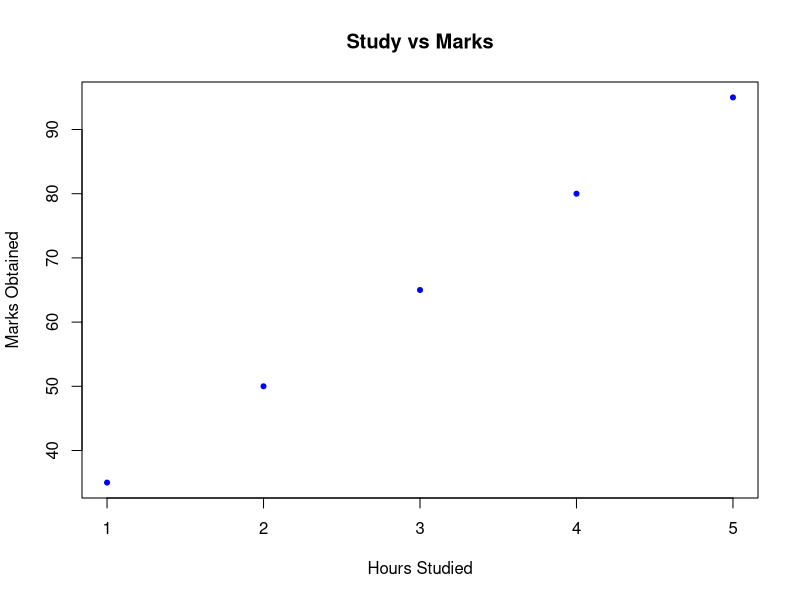
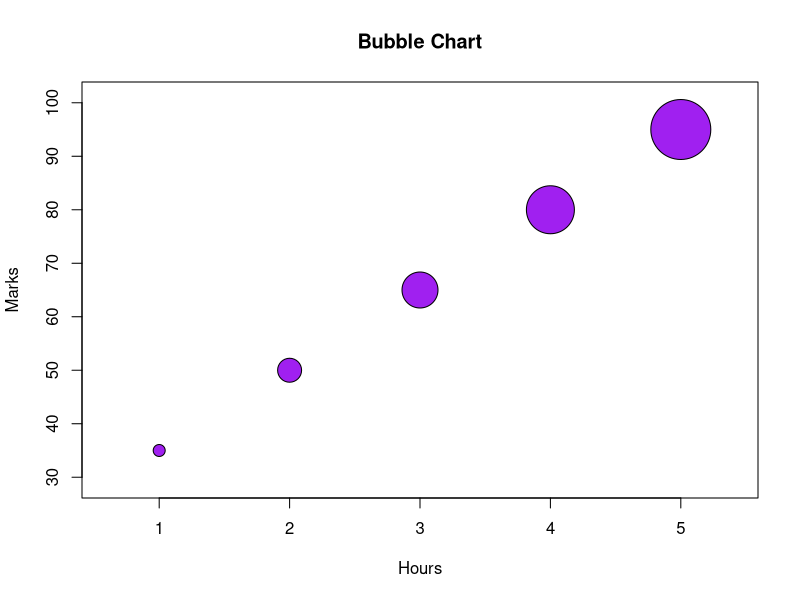
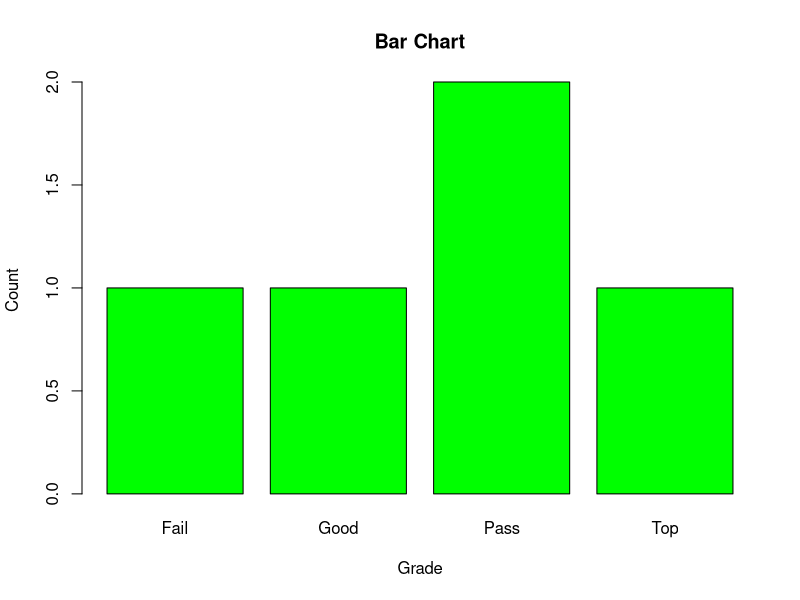
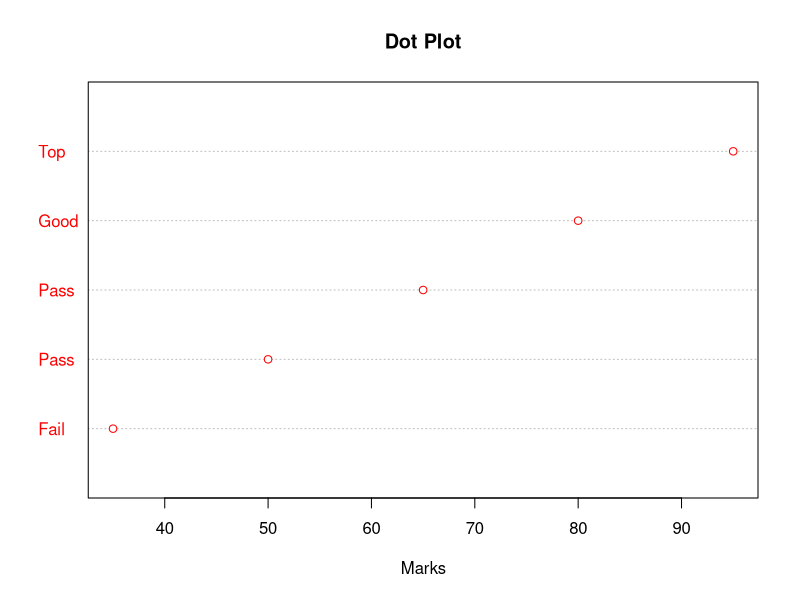
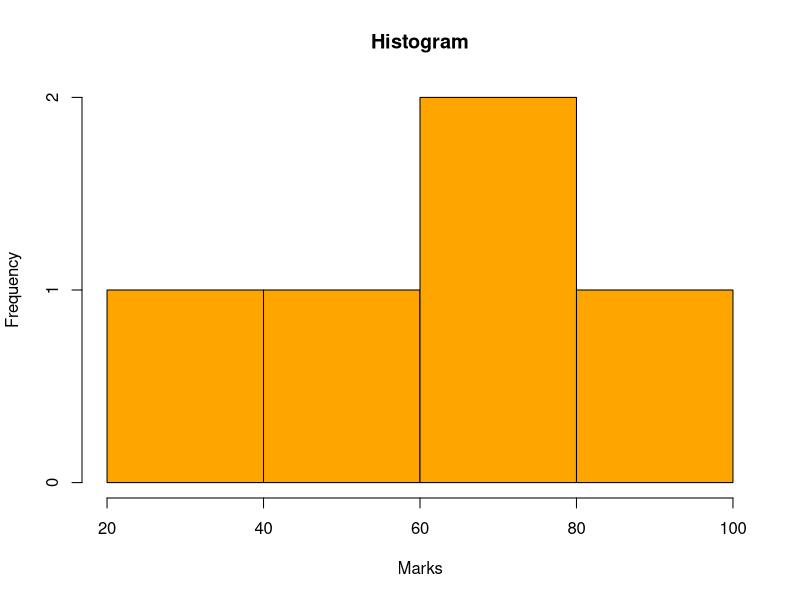
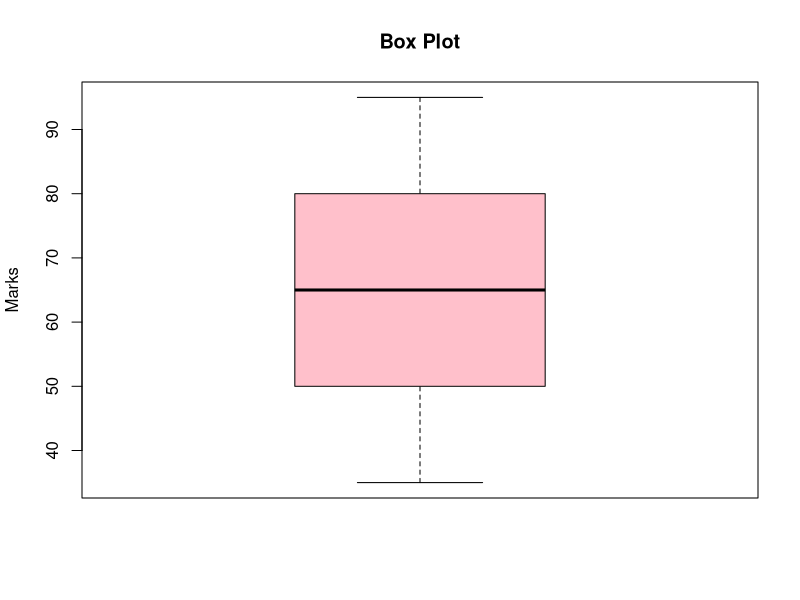
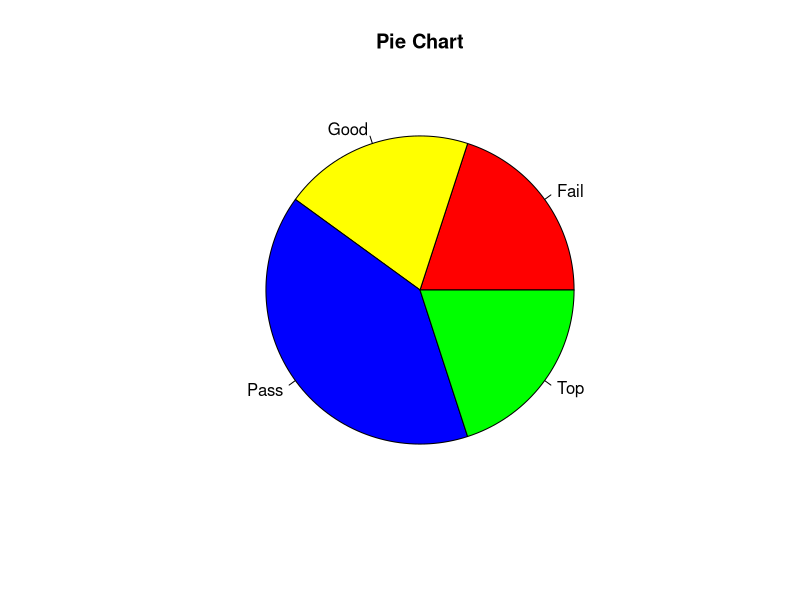

R code for these plots, in order:
# 1. Create a simple dataset for all charts (Run this first!)
hours <- c(1, 2, 3, 4, 5)
marks <- c(35, 50, 65, 80, 95)
attendance <- c(20, 40, 60, 80, 100)
grade <- c("Fail", "Pass", "Pass", "Good", "Top")
student_df <- data.frame(hours, marks, attendance, grade)

# Print the dataset to verify
print("Student Dataset:")
print(student_df)

# 2. Draw the Scatter Plot
plot(student_df$hours, student_df$marks,             # Specifies x and y values
     main = "Study vs Marks",  # Main title of the graph
     xlab = "Hours Studied",   # Label for the X-axis
     ylab = "Marks Obtained",  # Label for the Y-axis
     col = "blue",             # Color of the points (blue)
     pch = 20,                 # Point character type (19 = solid circle)
     cex = 1                   # Character expansion (makes dots 1.5x bigger)
  )                

print("--------------------------------------------------------------------------------------")

# 3. Bubble Chart
symbols(student_df$hours, student_df$marks,  # X and Y coordinates for the points
        circles = student_df$attendance / 30, # Controls bubble size using a 3rd variable
        inches = 0.3,                        # Scales the maximum bubble size
        bg = "purple",                       # Background/fill color inside bubbles
        main = "Bubble Chart",               # Main title of the graph
        xlab = "Hours",                      # Label for the X-axis
        ylab = "Marks")                      # Label for the Y-axis

print("--------------------------------------------------------------------------------------")

# 4. Bar Chart
grade_counts <- table(student_df$grade)       # Counts frequencies of each category
barplot(grade_counts,                        # Frequency data input for bar heights
        main = "Bar Chart",                  # Main title of the graph
        xlab = "Grade",                      # Label for the X-axis
        ylab = "Count",                      # Label for the Y-axis
        col = "green")                       # Color of the vertical bars

print("--------------------------------------------------------------------------------------")

# 5. Dot Plot
dotchart(student_df$marks,                   # Numeric values to plot horizontally
         labels = student_df$grade,          # Row labels assigned to each dot
         main = "Dot Plot",                  # Main title of the graph
         xlab = "Marks",                     # Label for the X-axis
         col = "red")                        # Color of the dots

print("--------------------------------------------------------------------------------------")

# 6. Histogram
hist(student_df$marks,                       # Numeric vector to show frequency distribution
     main = "Histogram",                     # Main title of the graph
     xlab = "Marks",                         # Label for the X-axis
     col = "orange",                         # Fill color of the frequency bins
     border = "black")                       # Border outline color of the bins

print("--------------------------------------------------------------------------------------")

# 7. Box Plot
boxplot(student_df$marks,                    # Numeric data to summarize distribution
        main = "Box Plot",                   # Main title of the graph
        ylab = "Marks",                      # Label for the Y-axis
        col = "pink")                        # Fill color of the box

print("--------------------------------------------------------------------------------------")

# 8. Pie Chart
pie(grade_counts,                            # Categorical frequency table input
    main = "Pie Chart",                      # Main title of the graph
    col = c("red", "yellow", "blue", "green")) # Vector of colors for each slice

print("--------------------------------------------------------------------------------------")
